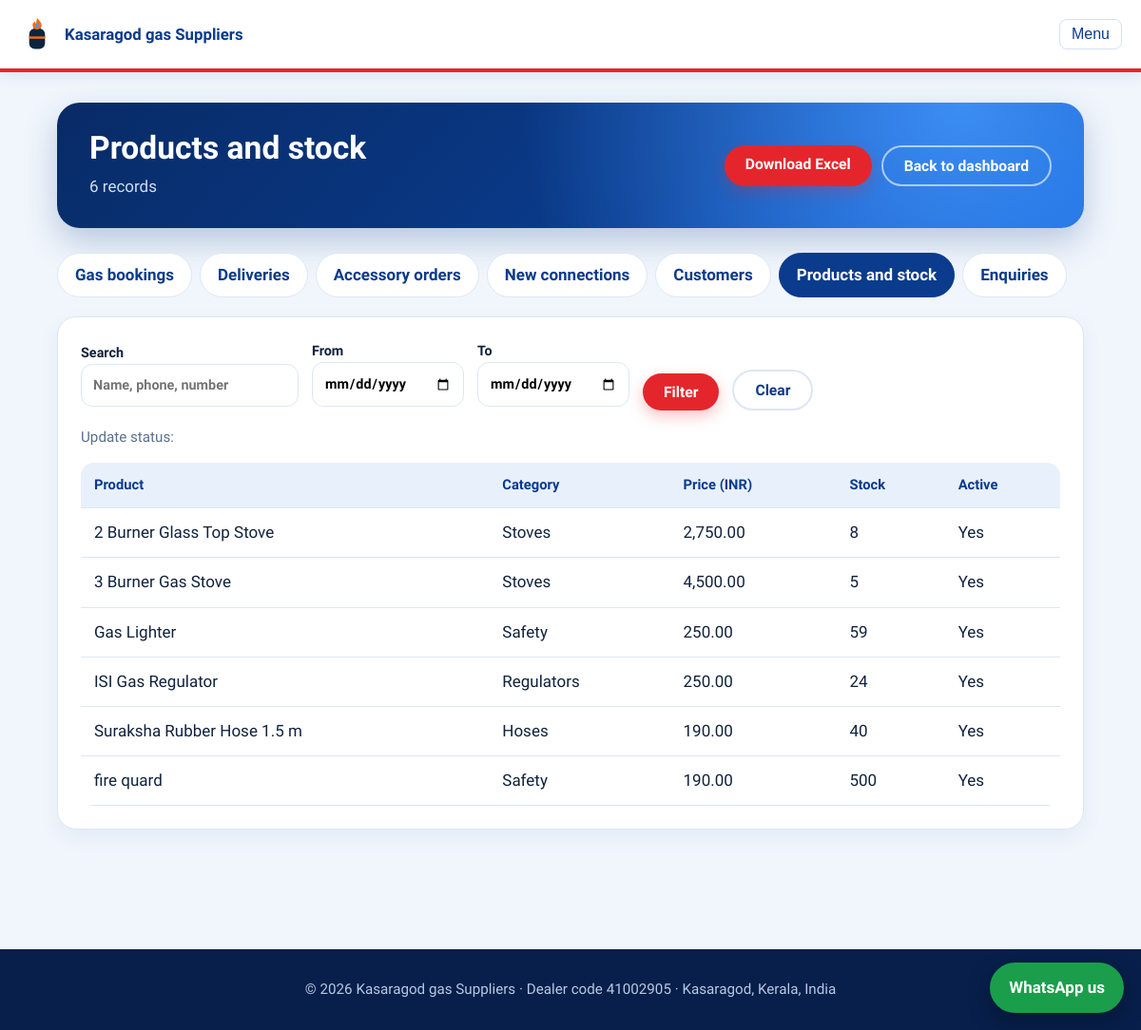
/dashboard/reports/products/ (signed in), run on the app's committed database.
### shop/models.py (models this page shows, shortened)
class Product(models.Model):
    name = models.CharField(max_length=120)
    category = models.CharField(max_length=60, default="Accessories")
    description = models.CharField(max_length=250, blank=True)
    price = models.DecimalField(max_digits=8, decimal_places=2)
    stock = models.PositiveIntegerField(default=0)
    image = models.ImageField(upload_to="products/", blank=True, validators=[max_5mb],
                              help_text="JPG or PNG, under 5 MB. It is resized to a 600x600 square automatically.")
    active = models.BooleanField(default=True)
    class Meta: ordering = ["name"]

### dashboard/views.py (the view)
# urls.py: path("reports/<str:kind>/", views.report, name="report"),
@role_required("manager")
def report(request, kind):
    rep = _collect(request, kind)
    page = Paginator(rep["rows"], 25).get_page(request.GET.get("page"))
    q = request.GET.copy(); q.pop("page", None)
    ctx = dict(rep, rows=[[_disp(c) for c in r] for r in page], page=page, total=len(rep["rows"]),
               qs=q.urlencode(), si=-1 if rep["si"] is None else rep["si"],
               tabs=[(k, v[0]) for k, v in REPORTS.items()])
    return render(request, "dashboard/report.html", ctx)

### accounts/utils.py (called while the page is built)
def role_of(user):
    if not user.is_authenticated: return None
    if user.is_superuser: return "manager"
    return Profile.objects.get_or_create(user=user)[0].role

def role_required(*roles):
    def deco(view):
        @wraps(view)
        @login_required
        def wrapper(request, *a, **k):
            if role_of(request.user) not in roles: raise PermissionDenied
            return view(request, *a, **k)
        return wrapper
    return deco

def role_context(request):
    return {"role": role_of(request.user)}

### dashboard/views.py (called while the page is built)
def _val(v):
    if v is None: return ""
    if isinstance(v, datetime):
        if timezone.is_aware(v): v = timezone.localtime(v).replace(tzinfo=None)
        return v
    if isinstance(v, bool): return "Yes" if v else "No"
    if isinstance(v, Decimal): return float(v)
    if isinstance(v, str): return ILLEGAL_CHARACTERS_RE.sub("", v)
    return v

def _disp(v):
    v = _val(v)
    if isinstance(v, datetime): return v.strftime("%d %b %Y, %I:%M %p")
    if isinstance(v, float): return f"{v:,.2f}"
    return v

def _dates(request):
    def p(k):
        try: return datetime.strptime(request.GET.get(k, ""), "%Y-%m-%d").date()
        except ValueError: return None
    return p("from"), p("to")

def _b_products(d1, d2):
    headers = ["Product", "Category", "Price (INR)", "Stock", "Active"]
    rows = [[p.name, p.category, p.price, p.stock, p.active] for p in Product.objects.all()]
    return headers, rows, None, []

def _collect(request, kind):
    if kind not in REPORTS: raise Http404
    title, build, _ = REPORTS[kind]
    d1, d2 = _dates(request)
    headers, rows, si, labels = build(d1, d2)
    st = request.GET.get("status", "")
    if si is not None and st in labels: rows = [r for r in rows if r[si] == st]
    else: st = ""
    q = request.GET.get("q", "").strip()
    if q: rows = [r for r in rows if q.lower() in " ".join(str(_val(c)) for c in r).lower()]
    return {"kind": kind, "title": title, "headers": headers, "rows": rows, "si": si, "labels": labels,
            "d1": d1, "d2": d2, "st": st, "q": q}

### gas/context.py (called while the page is built)
def agency(request):
    return {"agency": settings.AGENCY}

### notices/context.py (called while the page is built)
def unread(request):
    u = getattr(request, "user", None)
    if u is not None and u.is_authenticated:
        return {"unread_count": Notification.objects.filter(user=u, read=False).count()}
    return {"unread_count": 0}

### shop/cart.py (called while the page is built)
    def count(self): return sum(self.d.values())

### shop/context.py (called while the page is built)
def cart_count(request):
    return {"cart_count": Cart(request).count()}

### templates/dashboard/report.html (shortened to what this page needs)
{% extends "base.html" %}{% load static %}{% block content %}
<link rel="stylesheet" href="{% static 'css/dashboard.css' %}">
<section class="dash"><div class="wrap">
<div class="dhero"><div><h2>{{ title }}</h2><p>{{ total }} record{{ total|pluralize }}{% if qs %} (filtered){% endif %}</p></div>
<div class="qa"><a class="btn" href="{% url 'export' kind %}?{{ qs }}">Download Excel</a><a class="btn ghost" href="{% url 'admin_dashboard' %}">Back to dashboard</a></div></div>
<div class="tabs">{% for k,t in tabs %}<a href="{% url 'report' k %}" class="{% if k == kind %}on{% endif %}">{{ t }}</a>{% endfor %}</div>
<div class="panel">
<form method="get" class="fl">
<label>Search<br><input name="q" value="{{ q }}" placeholder="Name, phone, number"></label>
<label>From<br><input type="date" name="from" value="{{ d1|date:'Y-m-d' }}"></label>
<label>To<br><input type="date" name="to" value="{{ d2|date:'Y-m-d' }}"></label>
<button class="btn">Filter</button><a class="btn alt" href="{% url 'report' kind %}">Clear</a>
</form>
<p class="hint">Update status:
{% if kind == "connections" %}<a href="{% url 'nc_manage' %}">connection requests</a>{% endif %}</p>
<div class="scroll"><table class="tbl"><tr>{% for h in headers %}<th>{{ h }}</th>{% endfor %}</tr>
{% for r in rows %}<tr>{% for c in r %}<td>{% if forloop.counter0 == si %}<span class="tag">{{ c }}</span>{% else %}{{ c }}{% endif %}</td>{% endfor %}</tr>
{% empty %}<tr><td colspan="{{ headers|length }}">No records found.</td></tr>{% endfor %}</table></div>
</div>
</div></section>
{% endblock %}

### static/css/style.css (style rules this page uses)
:root { --navy:#0A2540;--flame:#FF6A13;--blue:#2BA3FF;--bg:#F3F7FA;--ink:#14263a;--mute:#5b6b7b;--card:#fff;--line:#d9e3ec }
* { box-sizing:border-box;margin:0 }
html { scroll-behavior:smooth }
body { font:17px/1.6 "Source Sans 3",system-ui,sans-serif;color:var(--ink);background:var(--bg) }
h1,h2,h3 { font-family:"Bricolage Grotesque","Segoe UI",sans-serif;line-height:1.1;color:var(--navy) }
a { color:inherit }
.wrap { max-width:1120px;margin:auto;padding:0 20px }
.btn { display:inline-block;background:var(--flame);color:#fff;border:0;border-radius:999px;padding:12px 26px;font:700 1rem "Source Sans 3",sans-serif;cursor:pointer;text-decoration:none }
.btn.ghost { background:transparent;border:2px solid #ffffff88 }
section { padding:72px 0 }
section h2 { font-size:clamp(1.8rem,3.4vw,2.6rem);margin-bottom:10px }
label { display:block;font-weight:600;margin-bottom:4px }
input,select,textarea { width:100%;padding:11px 14px;border:1px solid var(--line);border-radius:12px;font:inherit;background:#fff }
.scroll { overflow-x:auto }
.tbl { width:100%;border-collapse:collapse;background:#fff;border-radius:14px;overflow:hidden }
.tbl th,.tbl td { padding:12px 14px;text-align:left;border-bottom:1px solid var(--line);vertical-align:top }
.tbl th { background:#eaf1f7 }
:root { --navy:#0A3B8C;--flame:#E4262C;--blue:#1E88E5;--bg:#F1F6FC;--ink:#10223D;--mute:#4F6381;--line:#D3E1F2 }
body { background:var(--bg) }
.btn { box-shadow:0 6px 16px rgba(228,38,44,.28) }
.btn.ghost { box-shadow:none }
section:not(.car) h2:after { content:"";display:block;width:56px;height:4px;border-radius:4px;background:var(--flame);margin-top:10px }
.tbl th { background:#E3EEFC }
.hint { color:var(--mute);font-size:.95rem;margin:6px 0 16px }
.dash { padding-top:36px }
.dhero { display:flex;justify-content:space-between;align-items:center;gap:16px;flex-wrap:wrap;color:#fff;border-radius:22px;padding:28px 32px;margin-bottom:22px;background:radial-gradient(circle at 85% 0,#2F7CF0 0,transparent 50%),linear-gradient(135deg,#082B66,#0A3B8C 60%,#0B5ED7) }
.dhero h2 { color:#fff;margin:0 }
.dhero h2:after { display:none }
.dhero p { color:#cfe0ee;margin:6px 0 0 }
.qa { display:flex;gap:10px;flex-wrap:wrap }
.panel { background:#fff;border:1px solid var(--line);border-radius:18px;padding:22px;margin-bottom:22px;box-shadow:0 8px 22px rgba(10,59,140,.06) }
.btn.alt { background:#fff;color:var(--navy);border:2px solid var(--line);box-shadow:none }
.tabs { display:flex;gap:8px;flex-wrap:wrap;margin-bottom:18px }
.tabs a { padding:8px 16px;border-radius:999px;background:#fff;border:1px solid var(--line);text-decoration:none;color:var(--navy);font-weight:600 }
.tabs a.on { background:var(--navy);color:#fff }
.fl { display:flex;gap:12px;flex-wrap:wrap;align-items:end;margin-bottom:16px }
.fl label { font-weight:600;font-size:.9rem }
.fl input,.fl select { width:auto;min-width:150px }

### data on the page
Product: r "2 Burner Glass Top Stove" "Stoves"
Product: r "3 Burner Gas Stove" "Stoves"
Product: r "Gas Lighter" "Safety"
Product: r "ISI Gas Regulator" "Regulators"
Product: r "Suraksha Rubber Hose 1.5 m" "Hoses"
Product: r "fire quard" "Safety"

### other printed values
{{ agency.name }} "Kasaragod gas Suppliers"
{{ title }} "Products and stock"
{{ total }} "6"
{{ t }} "Gas bookings" "Deliveries" "Accessory orders" "New connections" "Customers" "Products and stock" "Enquiries"
{{ h }} "Product" "Category" "Price (INR)" "Stock" "Active"
{{ c }} "2,750.00" "8" "Yes" "4,500.00" "5" "Yes" "250.00" "59" "Yes" "250.00" "24" "Yes" "190.00" "40" "Yes" "190.00" "500" "Yes"
{{ agency.dealer_code }} "41002905"
{{ agency.address }} "Kasaragod, Kerala, India"
